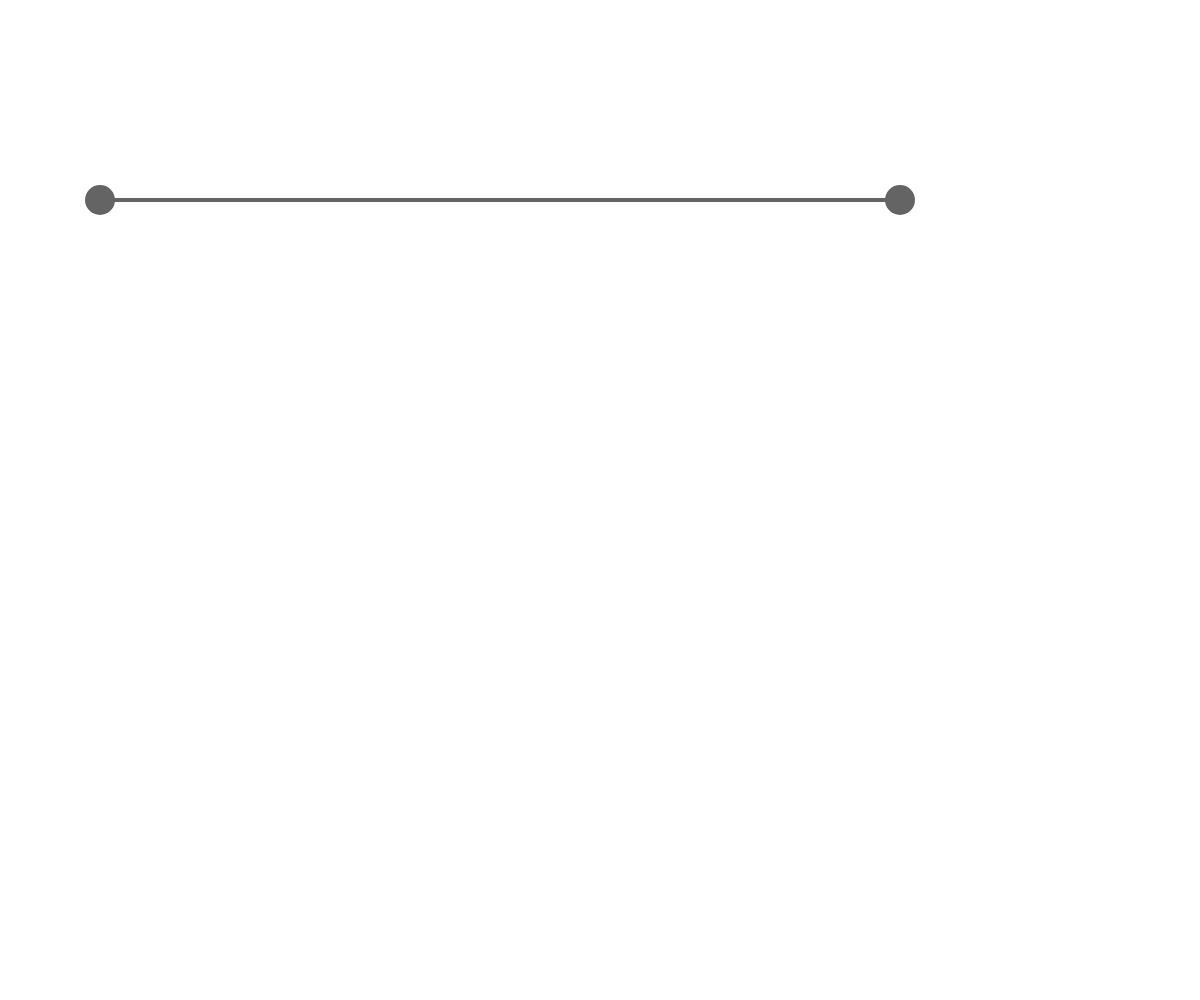
Frame 1 (no input)
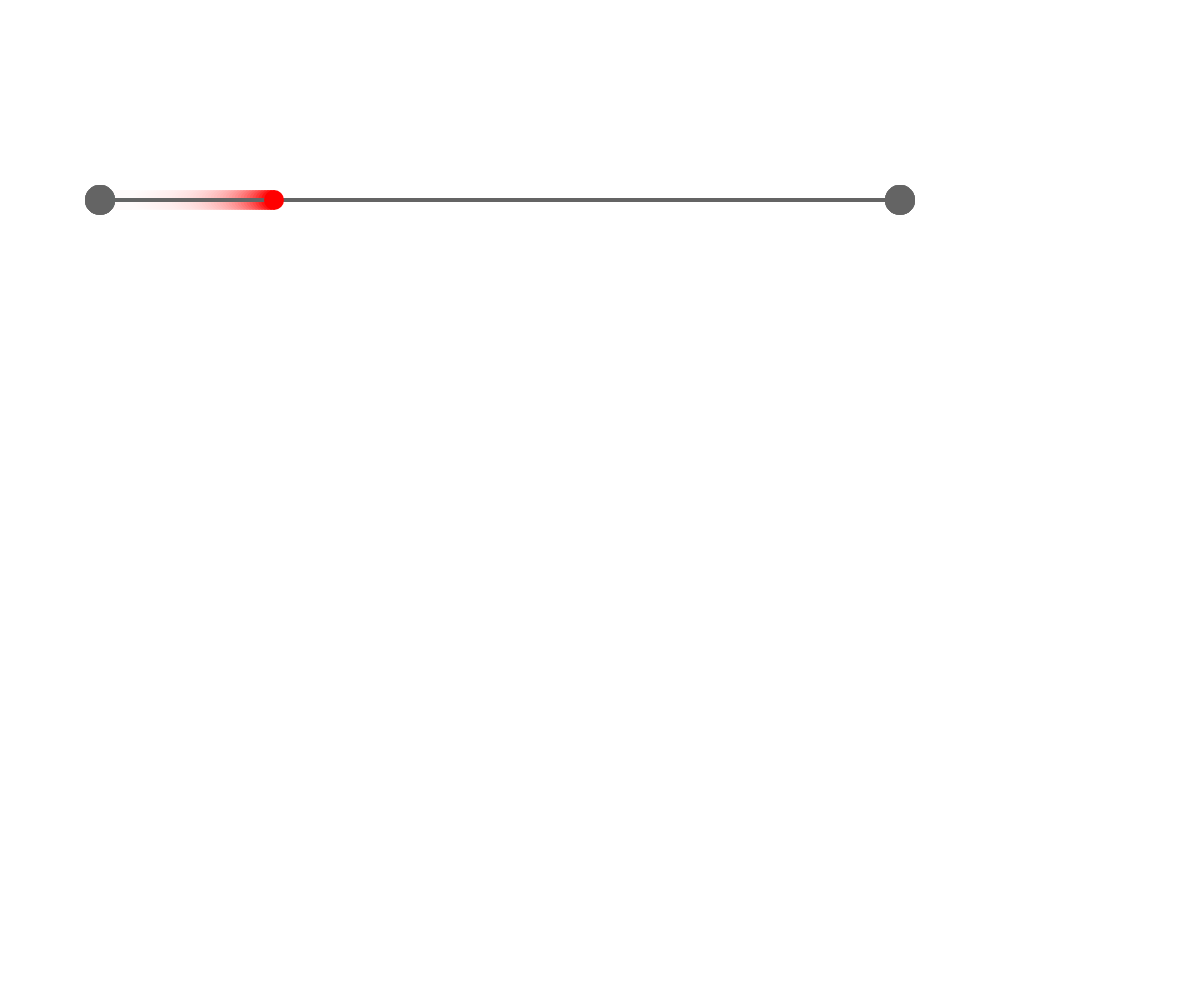
Frame 60 (no input)
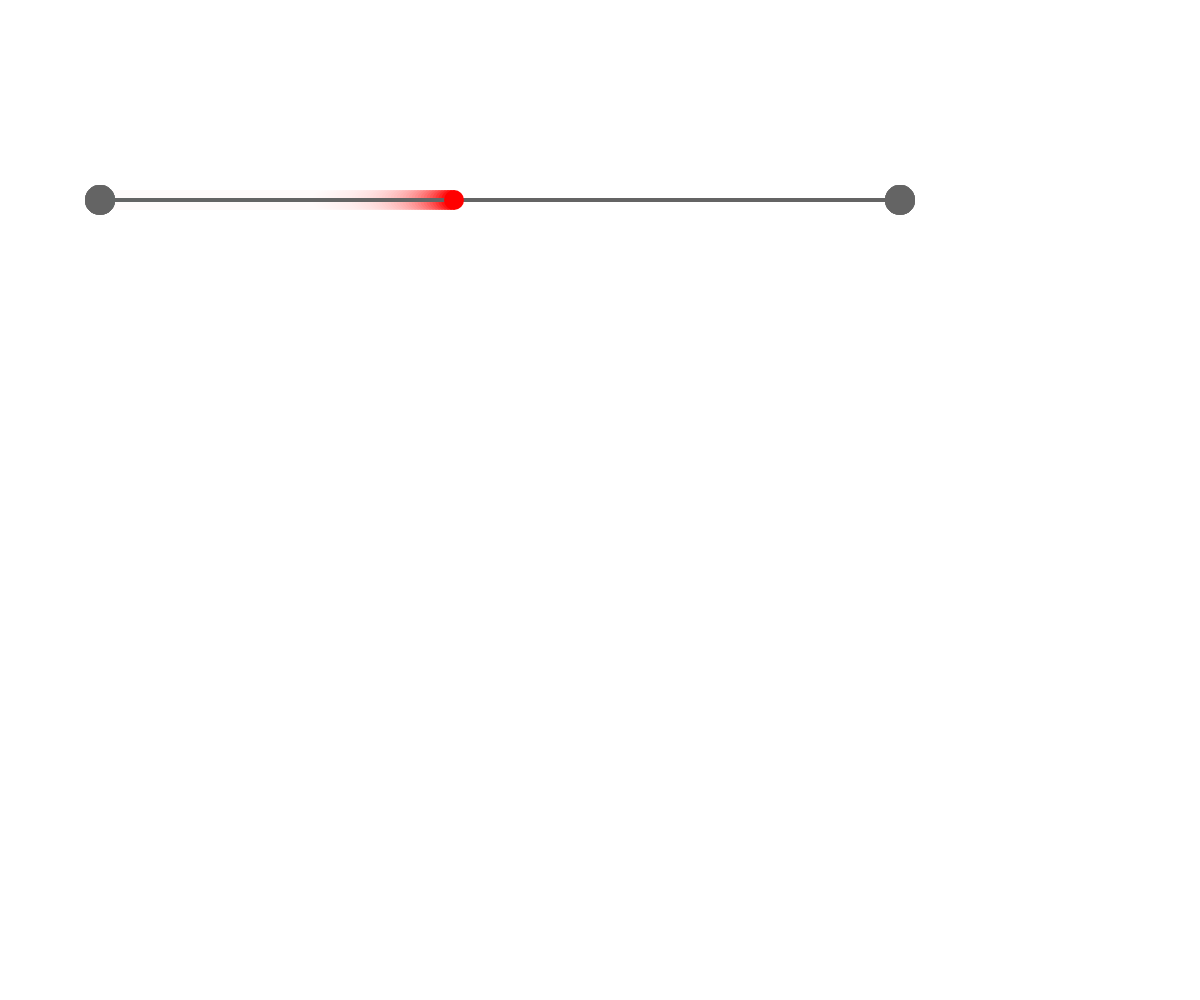
Frame 120 (the mouse pressed at the canvas centre since frame 60)

The p5.js sketch that drew these frames (run headless with seeded random() and noise() and a simulated clock; from frame 60 on, the mouse is pressed at the canvas centre):

// p5.js sketch
// ── sketch.js
var 시작, 끝, 속도;
var x = 시작;

function setup() {
      createCanvas(windowWidth, windowHeight);
      background(255);
 
}

function draw() {
      위치(100, 900, 3);         

      //위치(시작, 끝, 속도);
      //변수 값을 바꿔보세요.  
}

function 위치(시작, 끝, 속도) {
      background(255,20);
      stroke(100);
      strokeWeight(4);
      line(시작, 200, 끝, 200);

      strokeWeight(30);
      point(시작, 200);
      point(끝, 200);

      noStroke();
      fill(255, 0, 0);
      ellipse(x, 200, 20, 20);

//원의 x좌표 값은 변수 x입니다.

      if (x < 끝) {
            x = x + 속도;
      } else {
            x = 시작;
      }
      //만약에 x값이 끝보다 작다면, x는 x값 더하기 속도이다. 그렇지 않다면 x는 시작값으로 돌아간다. 

}
